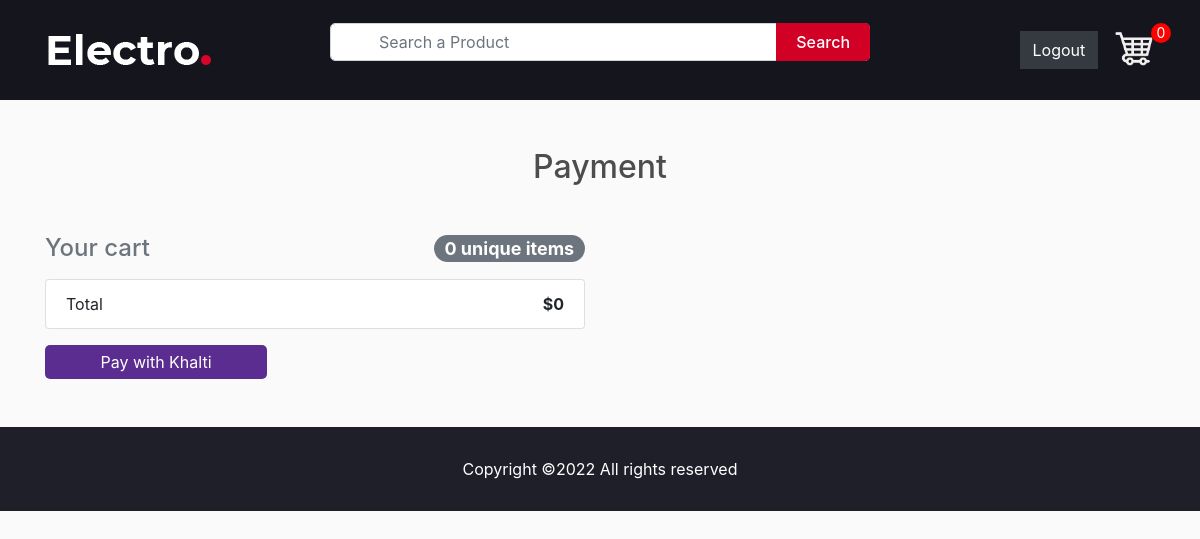
The page /payment (signed in) on the database as committed earlier.
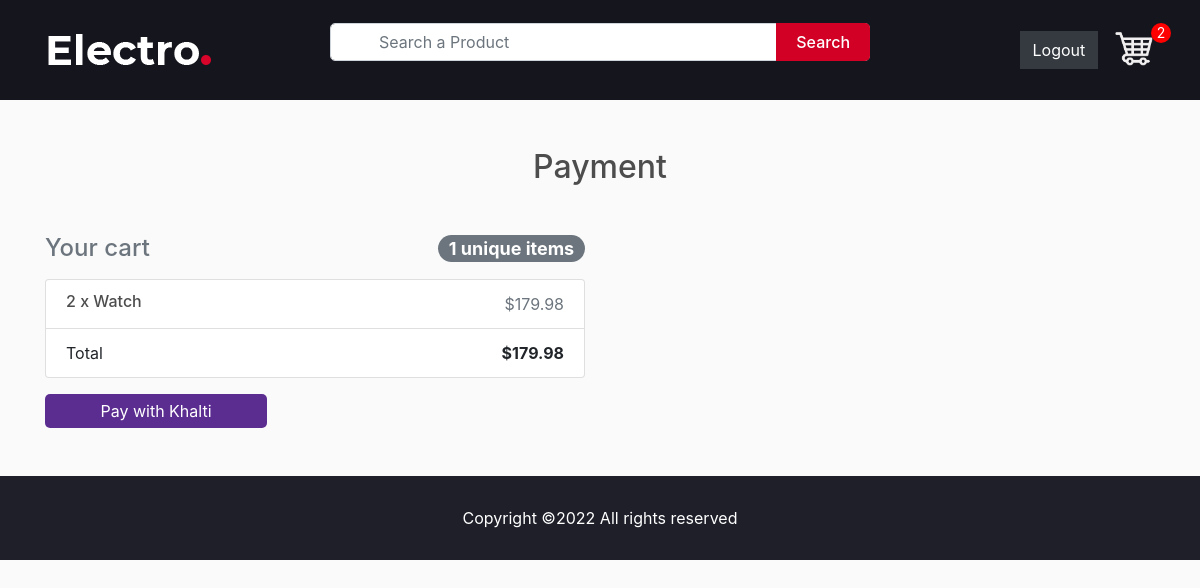
The same page on the database as committed later.
### store/models.py (models this page shows, shortened)
class Order(models.Model):
    customer = models.ForeignKey(Customer, on_delete=models.CASCADE, blank=True, null=True)
    items = models.ManyToManyField(OrderItem)
    date_orderd = models.DateTimeField(auto_now_add=True)
    ordered = models.BooleanField(default=False, null=False, blank=False)
    being_delivered = models.BooleanField(default=False)
    transaction_id = models.CharField(max_length=200, null=True)
    total_price = models.FloatField(max_length=200, null=True) #added
    sphipping_address = models.ForeignKey('ShippingAddress', on_delete=models.SET_NULL, blank=True, null=True)
    payment = models.ForeignKey('Payment', on_delete=models.SET_NULL, blank=True, null=True)
    def get_total(self):
        total = 0
        for order_items in self.items.all():
            total = total + order_items.get_total_item_price
        return total
    @property
    def get_cart_items(self):
        total = 0
        for order_item in self.items.all():
            total += order_item.quantity
        return total

class OrderItem(models.Model):
    customer = models.ForeignKey(Customer, on_delete=models.CASCADE, blank=True, null=True)
    product = models.ForeignKey(Product, on_delete=models.CASCADE, null=True)
    quantity = models.IntegerField(default=0, null=True, blank=True)
    ordered = models.BooleanField(default=False)
    @property
    def get_total_item_price(self):
        total = self.product.price * self.quantity
        return total

class Product(models.Model):
    name = models.CharField(max_length=200, null=True)
    price = models.DecimalField(max_digits=7, decimal_places=2)
    digital = models.BooleanField(default=False, null=True, blank=False)
    image = models.ImageField(null=True, blank=True)
    status = models.BooleanField(default=False, null=True, blank=False) #changed
    description = models.TextField(max_length=1000, null=True, blank=True) #added

### store/views.py (the view)
# urls.py: path("payment", PaymentView.as_view(), name="payment"),
class PaymentView(LoginRequiredMixin, View):
    login_url = 'login'
    def get(self, *args, **kwargs):
        try:
            customer = get_object_or_404(Customer, user=self.request.user)
            order = Order.objects.get(customer=customer, ordered=False)
            form = CheckoutForm()
            context = {
                'form': form,
                'order': order
            }
            return render(self.request, 'store/payment.html', context)
        except ObjectDoesNotExist:
            return redirect('payment')

### store/forms.py
class CheckoutForm(forms.Form):
    street_address = forms.CharField()
    appartment_address = forms.CharField(required=False)
    country = forms.CharField()
    contact = forms.RegexField(regex=r'^[0-9]{5,10}$')
    def __init__(self, *args, **kwargs):
        super(CheckoutForm, self).__init__(*args, **kwargs)
        self.fields['country'].initial = 'Nepal'
        self.fields['street_address'].widget.attrs.update(
            {'class': 'form-control', 'placeholder': 'Enter your address'})
        self.fields['appartment_address'].widget.attrs.update(
            {'class': 'form-control', 'placeholder': 'Enter your secondary address'})
        self.fields['country'].widget.attrs.update(
            {'class': 'form-control', 'placeholder': 'Enter your country name'})
        self.fields['contact'].widget.attrs.update(
            {'class': 'form-control', 'placeholder': 'Enter your phone no.'})

### context_processors/context_processors.py (called while the page is built, shortened)
def total_cart_items(request):
    if request.user.is_authenticated:
        customer = request.user.customer
        order, created = Order.objects.get_or_create(customer = customer, ordered=False)
        cartItems = order.get_cart_items
    return {'totalCartItems':cartItems}

### store/templates/store/payment.html (shortened to what this page needs)
{% extends 'store/header.html' %} {% load static %} {% load crispy_forms_tags %}
 {% block content %}
<main>
    <section class="py-5">
        <div class="container">
            <h2 class="h2 text-center mb-5">Payment</h2>
            <div class="row">
                {% include "store/order_snippet.html" %}
                <div class="col-12">
                    <button
                        id="payment-button"
                        style="
                            background-color: #5c2d91;
                            cursor: pointer;
                            color: #fff;
                            border: none;
                            padding: 5px 10px;
                            border-radius: 5px;
                            width: 20%;
                        "
                    >
                        Pay with Khalti
                    </button>
                </div>
            </div>
        </div>
    </section>
</main>
{% endblock content %}

### store/templates/store/order_snippet.html
<div class="col-md-6">
    <h4 class="d-flex justify-content-between align-items-center mb-3">
        <span class="text-muted">Your cart</span>
        <span class="badge badge-secondary badge-pill"
            >{{ order.items.count }} unique items</span
        >
    </h4>
    <ul class="list-group mb-3 z-depth-1">
        {% for order_item in order.items.all %}
        <li class="list-group-item d-flex justify-content-between lh-condensed">
            <div>
                <h6 class="my-0">
                    {{ order_item.quantity }} x {{ order_item.product.name}}
                </h6>
            </div>
            <span class="text-muted"
                >${{ order_item.get_total_item_price }}</span
            >
        </li>
        {% endfor %}
        <li class="list-group-item d-flex justify-content-between">
            <span>Total</span>
            <strong>${{ order.get_total }}</strong>
        </li>
    </ul>
</div>

Rows that differ between the two databases and show on the page:
removed Order: items.count "0", get_total "0"
added Order: items.count "1", get_total "179.98"
added OrderItem: quantity "2", product.name "Watch", get_total_item_price "179.98"
Other text that changed with them:
{{ totalCartItems }}: "0" → "2"
